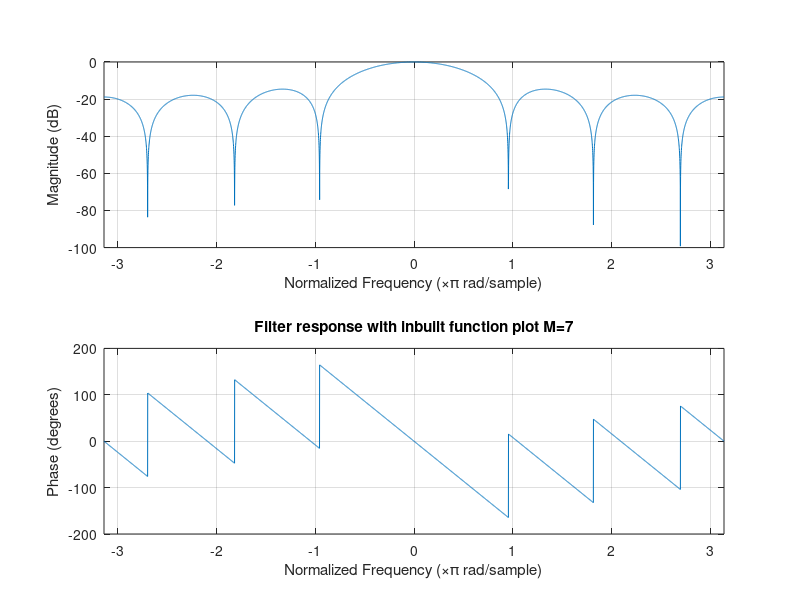

The MATLAB script that drew this image:
clc; clear all; close all;
M = 7;
wc = pi/8;
fc = wc/(2*pi);
wn = wc/pi;
a = (M-1)/2;
rect = rectwin(M);
b = fir1(M-1, wn, rect);
freqz(b, 1, [-pi :0.001:pi]);
title('Filter response with inbuilt function plot M=7')  